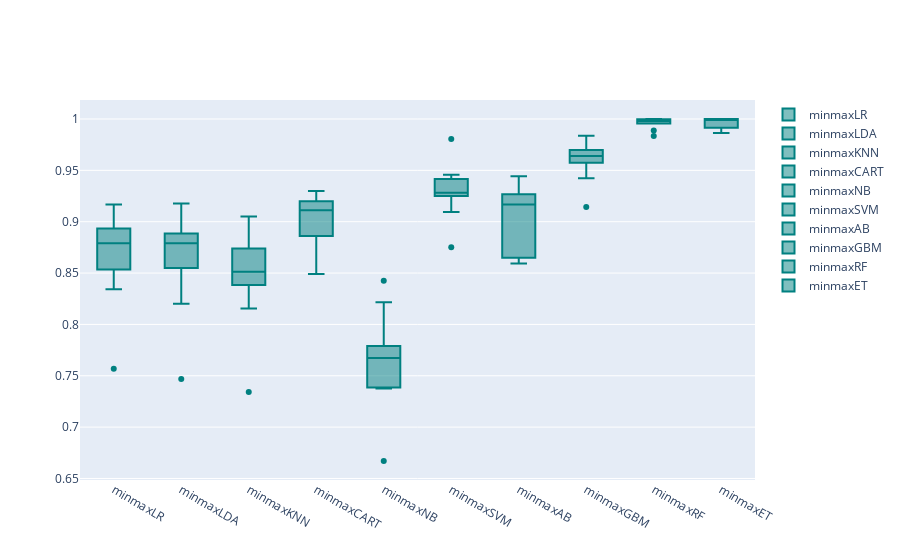

The code cell stored with this chart in its notebook:
### Markdown cell above
### 4.1.2. MinMax

### Code cell
models = GetScaledModel('minmax')
names,results = BasedLine2(X_train, y_train,models)
PlotBoxR().PlotResult(names,results)

scaledScoreMinMax = ScoreDataFrame(names,results)
compareModels = pd.concat([basedLineScore,
                           scaledScoreStandard,
                          scaledScoreMinMax], axis=1)
compareModels

### Figure 1 — Plotly figure (JSON) as saved in the notebook; plotly's stock layout.template omitted (floating-point values rounded to 4 significant figures)
{"data": [{"marker": {"color": "rgb(0, 128, 128)"}, "name": "minmaxLR", "type": "box", "y": [0.8823, 0.8772, 0.8343, 0.9079, 0.8765, 0.9168, 0.8934, 0.8535, 0.7568, 0.881]}, {"marker": {"color": "rgb(0, 128, 128)"}, "name": "minmaxLDA", "type": "box", "y": [0.8769, 0.8779, 0.8202, 0.9045, 0.8802, 0.9178, 0.8868, 0.8548, 0.7468, 0.8885]}, {"marker": {"color": "rgb(0, 128, 128)"}, "name": "minmaxKNN", "type": "box", "y": [0.8566, 0.8738, 0.8603, 0.8757, 0.8421, 0.8385, 0.8154, 0.8461, 0.7341, 0.9051]}, {"marker": {"color": "rgb(0, 128, 128)"}, "name": "minmaxCART", "type": "box", "y": [0.9211, 0.9035, 0.886, 0.9298, 0.8492, 0.9112, 0.8849, 0.9123, 0.92, 0.9112]}, {"marker": {"color": "rgb(0, 128, 128)"}, "name": "minmaxNB", "type": "box", "y": [0.7787, 0.8424, 0.7581, 0.7756, 0.779, 0.7375, 0.7589, 0.7386, 0.667, 0.8215]}, {"marker": {"color": "rgb(0, 128, 128)"}, "name": "minmaxSVM", "type": "box", "y": [0.9285, 0.9278, 0.9416, 0.9804, 0.9251, 0.9364, 0.9281, 0.9095, 0.8751, 0.9456]}, {"marker": {"color": "rgb(0, 128, 128)"}, "name": "minmaxAB", "type": "box", "y": [0.9443, 0.8593, 0.8634, 0.892, 0.913, 0.9374, 0.9205, 0.9209, 0.8648, 0.9267]}, {"marker": {"color": "rgb(0, 128, 128)"}, "name": "minmaxGBM", "type": "box", "y": [0.97, 0.9642, 0.9639, 0.9838, 0.9575, 0.969, 0.9604, 0.9422, 0.9143, 0.9697]}, {"marker": {"color": "rgb(0, 128, 128)"}, "name": "minmaxRF", "type": "box", "y": [0.9993, 0.9997, 0.9956, 1, 0.9887, 0.9835, 0.9969, 0.9997, 1, 0.9959]}, {"marker": {"color": "rgb(0, 128, 128)"}, "name": "minmaxET", "type": "box", "y": [0.999, 1, 0.9931, 1, 0.9863, 0.9888, 0.999, 1, 1, 0.9914]}], "layout": {}}
